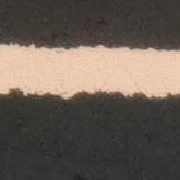
//> input picture OpenCV/PCB_Distance/Input/public2.jpg, 180 x 180 px, given in place of public6.jpg, which was not available
$ ./v0 ../Input/public2.jpg   (built with g++ and OpenCV 4)
//> lines starting //> are read from the running program, lines starting //| are printed output that depends on the picture; after the words box and inside, x2 and y2 are one past the last pixel; in counts of white or black regions, pixels touching at a corner belong together; pictures that were not available may be replaced by others from this repository, and a replacement may not be noted
#include<opencv2/opencv.hpp>
#include<iostream>
#include<string>
#include<vector>
#include<queue>
#include<cmath>
#include<iomanip>

using namespace std;
using namespace cv;
double deg(double x)
{
    return atan(x) * 180.0 / CV_PI;
}
void PreProcess(Mat& image, Mat& result)
{
    vector<vector<Point>> contours;
    priority_queue<pair<int, int>> pq;

    threshold(image, image, 128, 255, THRESH_BINARY);
    GaussianBlur(image, image, Size(3, 3), 0, 1);
    Canny(image, image, 20, 10);
    GaussianBlur(image, image, Size(3, 3), 0, 1);
    erode(image, image, Mat());

    findContours(image, contours, RETR_LIST, CHAIN_APPROX_NONE);

    for (int i = 0; i < contours.size(); i++)
        pq.push(make_pair(arcLength(contours[i], true), i));
    Vec4f data[2];
    double slope[2];
    for (int i = 0; i < 2; i++)
    {
        Vec4f fitline;
        int t = pq.top().second;
        pq.pop();
        fitLine(contours[t], fitline, 2, 0, 1e-2, 1e-2);			   // contours fit line -> fitline ( vx , vy , x0, y0);
        double m = fitline[1] / fitline[0];
        Point2f pt1(0, m * (0 - fitline[2]) + fitline[3]);						   // 翴弊Α (y2-y1)/(x2-x1) = m
        Point2f pt2(image.cols - 1, m * (image.cols - 1 - fitline[2]) + fitline[3]); // x = end point
        slope[i] = m;
        data[i] = fitline;
        line(result, pt1, pt2, 255, 1);

    }

    Point2f pt1, pt2;
    pt1.x = pt2.x = ceil(image.cols / 2.0);

    //弊瞯 vec4f
    double m1 = data[0][1] / data[0][0];
    double m2 = data[1][1] / data[1][0];

    pt1.y = m1 * (pt1.x - data[0][2]) + data[0][3];
    pt2.y = m2 * (pt2.x - data[1][2]) + data[1][3];

    double m = tan((90 - (deg(slope[0]) + deg(slope[1])) / 2) * CV_PI / 180);
    double angle = atan(m) * 180.0 / CV_PI;

    Mat M = getRotationMatrix2D(Point2f(image.cols / 2, image.rows / 2), 90 - angle, 1);
    pt1.x = M.at<double>(0, 0) * pt1.x + M.at<double>(0, 1) * pt1.y + M.at<double>(0, 2);
    pt1.y = M.at<double>(1, 0) * pt1.x + M.at<double>(1, 1) * pt1.y + M.at<double>(1, 2);

    pt2.x = M.at<double>(0, 0) * pt2.x + M.at<double>(0, 1) * pt2.y + M.at<double>(0, 2);
    pt2.y = M.at<double>(1, 0) * pt2.x + M.at<double>(1, 1) * pt2.y + M.at<double>(1, 2);
    cout << fixed << setprecision(4) << sqrt((pt2.x - pt1.x) * (pt2.x - pt1.x) + (pt2.y - pt1.y) * (pt2.y - pt1.y));
    imshow("1", result);
    waitKey(0);

}

int main(int argc, char* argv[])
{
    String image_path = argv[1];
    for (int i = 1; i < 11; i++)
    {
        image_path = "public/public" + to_string(6) + ".jpg";
        Mat img = imread(image_path);
//> img is the input picture: 180 rows x 180 cols, CV_8UC3; mean B, G, R 84.2, 93.4, 103.6
        Mat result = img.clone();
        cvtColor(img, img, COLOR_BGR2GRAY);
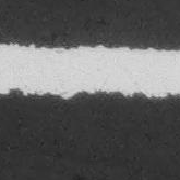
//> img: 180 rows x 180 cols, CV_8UC1; min 31, max 226, mean 95.4
        PreProcess(img, result);
//> in PreProcess, `threshold(image, image, 128, 255, THRESH_BINARY);`:
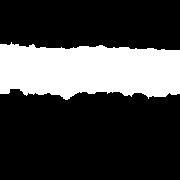
//> image: 180 rows x 180 cols, CV_8UC1; 26% white; 1 white region, box (x1, y1, x2, y2) and area: (0, 42, 180, 100) 8429
//> in PreProcess, `GaussianBlur(image, image, Size(3, 3), 0, 1);`:
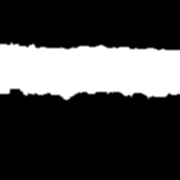
//> image: 180 rows x 180 cols, CV_8UC1; 2.94% of pixels changed, all inside (x1, y1, x2, y2) = (0, 41, 180, 101)
//> in PreProcess, `Canny(image, image, 20, 10);`:
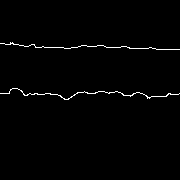
//> image: 180 rows x 180 cols, CV_8UC1; 1.2% white in thin lines or dots, all inside (x1, y1, x2, y2) = (0, 42, 180, 100)
//> in PreProcess, `erode(image, image, Mat());`:
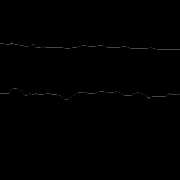
//> image: 180 rows x 180 cols, CV_8UC1; min 0, max 99, mean 0.6
//> in PreProcess, `findContours(image, contours, RETR_LIST, CHAIN_APPROX_NONE);`: contours = 2 contours, 1 with area under 20; largest, box (x1, y1, x2, y2) and area: (0, 88, 180, 100) 41
//> the loop in PreProcess, `for (int i = 0; i < contours.size(); i++)` made 2 passes
//> the loop in PreProcess, `for (int i = 0; i < 2; i++)` made 2 passes
//> (t, fitline, m, pt1, pt2) on passes 1 to 2: (0, [1, 0.0142, 88.66, 93.52], 0.0142, Point(0, 92.25), Point(179, 94.8)), (1, [1, 0.0242, 88.98, 46.62], 0.0242, Point(0, 44.47), Point(179, 48.8))
//> after the loop in PreProcess, `for (int i = 0; i < 2; i++)`:
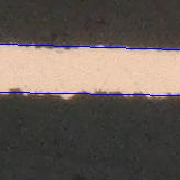
//> result: 180 rows x 180 cols, CV_8UC3; 1.11% of pixels changed, all inside (x1, y1, x2, y2) = (0, 44, 180, 96)
//> in PreProcess, `pt1.x = pt2.x = ceil(image.cols / 2.0);`: pt1 = Point(90, 0)
//> in PreProcess, `double m1 = data[0][1] / data[0][0];`: m1 = 0.0142
//> in PreProcess, `double m2 = data[1][1] / data[1][0];`: m2 = 0.0242
//> in PreProcess, `pt1.y = m1 * (pt1.x - data[0][2]) + data[0][3];`: pt1 = Point(90, 93.54)
//> in PreProcess, `pt2.y = m2 * (pt2.x - data[1][2]) + data[1][3];`: pt2 = Point(90, 46.65)
//> in PreProcess, `double m = tan((90 - (deg(slope[0]) + deg(slope[1])) / 2) * CV_PI / 18..`: m = 52.02
//> in PreProcess, `double angle = atan(m) * 180.0 / CV_PI;`: angle = 88.9
//> in PreProcess, `Mat M = getRotationMatrix2D(Point2f(image.cols / 2, image.rows / 2), 9..`: M = [[1, 0.0192, -1.71], [-0.0192, 1, 1.75]]
//> in PreProcess, `pt1.x = M.at<double>(0, 0) * pt1.x + M.at<double>(0, 1) * pt1.y + M.at..`: pt1 = Point(90.07, 93.54)
//> in PreProcess, `pt1.y = M.at<double>(1, 0) * pt1.x + M.at<double>(1, 1) * pt1.y + M.at..`: pt1 = Point(90.07, 93.53)
//> in PreProcess, `pt2.x = M.at<double>(0, 0) * pt2.x + M.at<double>(0, 1) * pt2.y + M.at..`: pt2 = Point(89.17, 46.65)
//> in PreProcess, `pt2.y = M.at<double>(1, 0) * pt2.x + M.at<double>(1, 1) * pt2.y + M.at..`: pt2 = Point(89.17, 46.67)
//| 46.8729

        cout << endl;

    }

}
